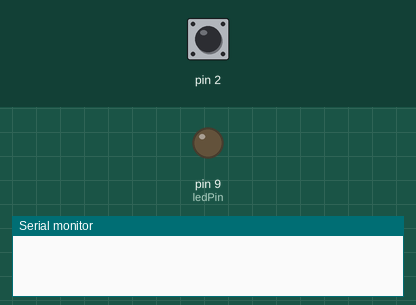
Simulated run of this sketch. Board: Arduino Uno, built with avr-gcc and run on an emulated ATmega328P. Parts: output pins drawn as LEDs (lit = HIGH), the last lines printed to the serial monitor. Inputs (shaded band) come from the test bench; at power-on: pin 2 HIGH.

Above: at 2.8 s.
2.9 s: pin 2 pulled LOW for 1.2 s
At 5.3 s:
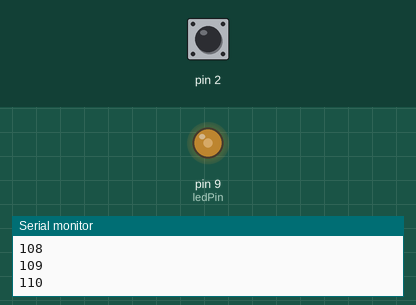
5.6 s: pin 2 driven LOW
At 9.89 s:
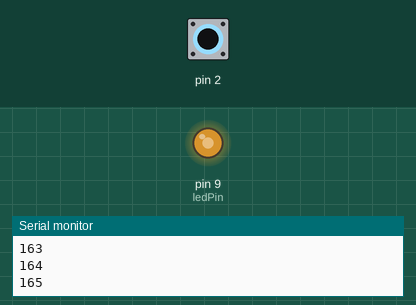
At 11.6 s:
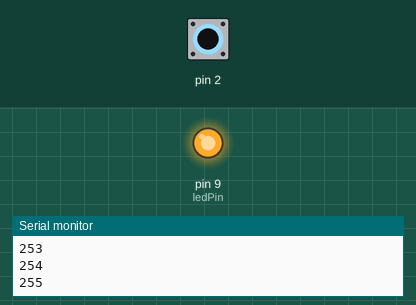
Timing chart, 0 to 19.2 s (numbered marks = the images above; inputs shaded):
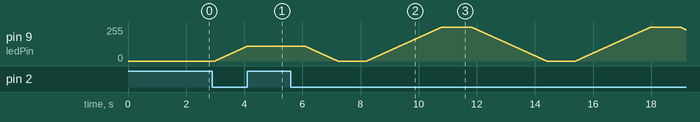

Measured:
- after the input at 2.9 s, pin 9 (ledPin): moves from 0/255 to 110/255 over 1.1 s, starting after 0.10 s

The sketch:

sketch_jun18a.ino
```cpp
boolean button1;
int ledPin = 9;
int brightness1 = 1;
boolean a=1;
void setup() {
  pinMode(ledPin, OUTPUT);
  pinMode(2, INPUT_PULLUP);
  Serial.begin(9600);

}

void loop() {
  button1 = digitalRead(2);
  if(!button1 && a){
    while(!button1 && brightness1 < 255){
      brightness1++;
      analogWrite(ledPin, brightness1);
      Serial.println(brightness1);
      delay(10);
      button1 = digitalRead(2);
  }
  a = !a;
  }
  else if(!button1 && !a){
    while(!button1 && brightness1 > 0){
      brightness1--;
      analogWrite(ledPin, brightness1);
      Serial.println(brightness1);
      delay(10);
      button1 = digitalRead(2);
  }
  a = !a;
  }
  delay(1000);
}
```
